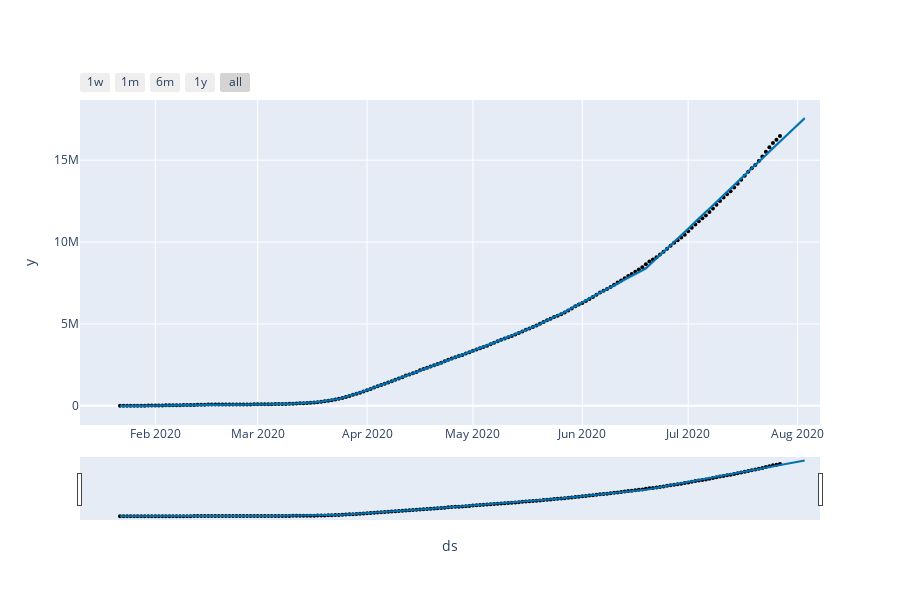

The notebook cell saved with this chart:
### Code cell
plot_plotly(model, forecast)

### Figure 1 — Plotly figure (JSON) as saved in the notebook; plotly's stock layout.template omitted (floating-point values rounded to 4 significant figures; data arrays with more than 128 entries replaced by an {"elided": "..."} marker saying what was removed)
{"data": [{"marker": {"color": "black", "size": 4}, "mode": "markers", "name": "Actual", "type": "scatter", "x": {"elided": "188 str values"}, "y": {"elided": "188 int values"}}, {"hoverinfo": "skip", "line": {"width": 0}, "mode": "lines", "type": "scatter", "x": {"elided": "195 str values"}, "y": {"elided": "195 float values"}}, {"fill": "tonexty", "fillcolor": "rgba(0, 114, 178, 0.2)", "line": {"color": "#0072B2", "width": 2}, "mode": "lines", "name": "Predicted", "type": "scatter", "x": {"elided": "195 str values"}, "y": {"elided": "195 float values"}}, {"fill": "tonexty", "fillcolor": "rgba(0, 114, 178, 0.2)", "hoverinfo": "skip", "line": {"width": 0}, "mode": "lines", "type": "scatter", "x": {"elided": "195 str values"}, "y": {"elided": "195 float values"}}], "layout": {"height": 600, "showlegend": false, "width": 900, "xaxis": {"rangeselector": {"buttons": [{"count": 7, "label": "1w", "step": "day", "stepmode": "backward"}, {"count": 1, "label": "1m", "step": "month", "stepmode": "backward"}, {"count": 6, "label": "6m", "step": "month", "stepmode": "backward"}, {"count": 1, "label": "1y", "step": "year", "stepmode": "backward"}, {"step": "all"}]}, "rangeslider": {"visible": true}, "title": {"text": "ds"}, "type": "date"}, "yaxis": {"title": {"text": "y"}}}}
